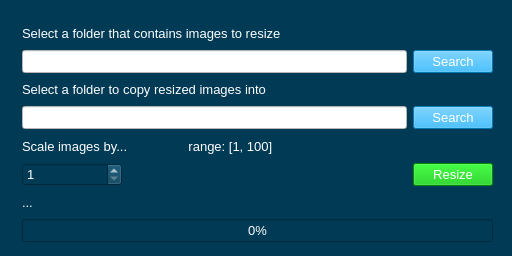
<?xml version="1.0" encoding="UTF-8"?>
<ui version="4.0">
 <class>MainWindow</class>
 <widget class="QMainWindow" name="MainWindow">
  <property name="geometry">
   <rect>
    <x>0</x>
    <y>0</y>
    <width>512</width>
    <height>256</height>
   </rect>
  </property>
  <property name="minimumSize">
   <size>
    <width>512</width>
    <height>256</height>
   </size>
  </property>
  <property name="maximumSize">
   <size>
    <width>512</width>
    <height>256</height>
   </size>
  </property>
  <property name="font">
   <font>
    <pointsize>10</pointsize>
   </font>
  </property>
  <property name="windowTitle">
   <string>MultiPixelBox</string>
  </property>
  <property name="windowIcon">
   <iconset>
    <normaloff>../Tkinter_project/Hammer_1.png</normaloff>../Tkinter_project/Hammer_1.png</iconset>
  </property>
  <property name="styleSheet">
   <string notr="true">color: rgb(255, 255, 255);
background-color: rgb(0, 58, 85);</string>
  </property>
  <widget class="QWidget" name="centralwidget">
   <widget class="QWidget" name="layoutWidget">
    <property name="geometry">
     <rect>
      <x>22</x>
      <y>22</y>
      <width>471</width>
      <height>220</height>
     </rect>
    </property>
    <layout class="QGridLayout" name="gridLayout">
     <item row="2" column="0">
      <widget class="QLabel" name="label_to">
       <property name="font">
        <font>
         <pointsize>10</pointsize>
        </font>
       </property>
       <property name="text">
        <string>Select a folder to copy resized images into</string>
       </property>
      </widget>
     </item>
     <item row="1" column="0">
      <widget class="QLineEdit" name="line_path_from">
       <property name="font">
        <font>
         <pointsize>10</pointsize>
        </font>
       </property>
       <property name="styleSheet">
        <string notr="true">color: rgb(0, 0, 0);
background-color: rgb(255, 255, 255);</string>
       </property>
       <property name="text">
        <string/>
       </property>
       <property name="frame">
        <bool>true</bool>
       </property>
      </widget>
     </item>
     <item row="1" column="1">
      <widget class="QPushButton" name="btn_from">
       <property name="font">
        <font>
         <pointsize>10</pointsize>
        </font>
       </property>
       <property name="cursor">
        <cursorShape>PointingHandCursor</cursorShape>
       </property>
       <property name="styleSheet">
        <string notr="true">background-color: rgb(0, 170, 255);
color: rgb(255, 255, 255);</string>
       </property>
       <property name="text">
        <string>Search</string>
       </property>
      </widget>
     </item>
     <item row="0" column="0">
      <widget class="QLabel" name="label_from">
       <property name="font">
        <font>
         <pointsize>10</pointsize>
        </font>
       </property>
       <property name="text">
        <string>Select a folder that contains images to resize</string>
       </property>
      </widget>
     </item>
     <item row="3" column="0">
      <widget class="QLineEdit" name="line_path_to">
       <property name="font">
        <font>
         <pointsize>10</pointsize>
        </font>
       </property>
       <property name="styleSheet">
        <string notr="true">color: rgb(0, 0, 0);
background-color: rgb(255, 255, 255);</string>
       </property>
      </widget>
     </item>
     <item row="5" column="0">
      <widget class="QSpinBox" name="spinBox_scale">
       <property name="enabled">
        <bool>true</bool>
       </property>
       <property name="sizePolicy">
        <sizepolicy hsizetype="Fixed" vsizetype="Fixed">
         <horstretch>0</horstretch>
         <verstretch>0</verstretch>
        </sizepolicy>
       </property>
       <property name="minimumSize">
        <size>
         <width>100</width>
         <height>0</height>
        </size>
       </property>
       <property name="font">
        <font>
         <pointsize>10</pointsize>
        </font>
       </property>
       <property name="cursor">
        <cursorShape>PointingHandCursor</cursorShape>
       </property>
       <property name="prefix">
        <string/>
       </property>
       <property name="minimum">
        <number>1</number>
       </property>
       <property name="maximum">
        <number>100</number>
       </property>
       <property name="singleStep">
        <number>1</number>
       </property>
      </widget>
     </item>
     <item row="6" column="0">
      <widget class="QLabel" name="label_progress">
       <property name="font">
        <font>
         <pointsize>10</pointsize>
        </font>
       </property>
       <property name="text">
        <string>...</string>
       </property>
      </widget>
     </item>
     <item row="3" column="1">
      <widget class="QPushButton" name="btn_to">
       <property name="font">
        <font>
         <pointsize>10</pointsize>
        </font>
       </property>
       <property name="cursor">
        <cursorShape>PointingHandCursor</cursorShape>
       </property>
       <property name="styleSheet">
        <string notr="true">background-color: rgb(0, 170, 255);
color: rgb(255, 255, 255);</string>
       </property>
       <property name="text">
        <string>Search</string>
       </property>
      </widget>
     </item>
     <item row="4" column="0">
      <widget class="QLabel" name="label_size">
       <property name="font">
        <font>
         <pointsize>10</pointsize>
        </font>
       </property>
       <property name="text">
        <string>Scale images by...                 range: [1, 100]</string>
       </property>
      </widget>
     </item>
     <item row="5" column="1">
      <widget class="QPushButton" name="btn_resize">
       <property name="font">
        <font>
         <pointsize>10</pointsize>
        </font>
       </property>
       <property name="cursor">
        <cursorShape>PointingHandCursor</cursorShape>
       </property>
       <property name="styleSheet">
        <string notr="true">background-color: rgb(0, 193, 0);
color: rgb(255, 255, 255);</string>
       </property>
       <property name="text">
        <string>Resize</string>
       </property>
      </widget>
     </item>
     <item row="7" column="0" colspan="2">
      <widget class="QProgressBar" name="progressBar">
       <property name="enabled">
        <bool>true</bool>
       </property>
       <property name="font">
        <font>
         <pointsize>10</pointsize>
        </font>
       </property>
       <property name="value">
        <number>0</number>
       </property>
      </widget>
     </item>
    </layout>
   </widget>
  </widget>
 </widget>
 <resources/>
 <connections/>
</ui>
